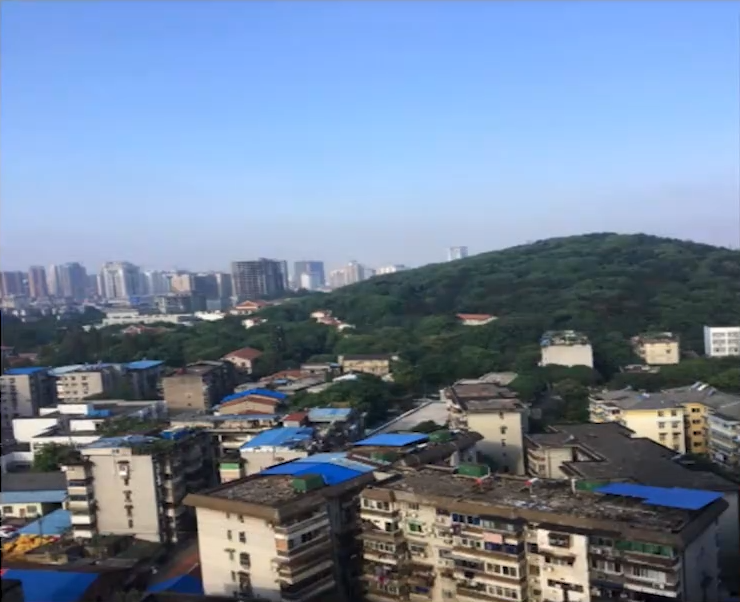
#> input picture assets/panorama_left.png, 740 x 602 px
$ python demo_image_stitch.py
#> lines starting #> are read from the running program, lines starting #| are printed output that depends on the picture
import cv2
import numpy as np

def get_homography(img1, img2):
    """
    计算两幅图像之间的单应性变换矩阵

    该函数使用SIFT特征检测和匹配来找到两幅图像之间的对应点，
    然后使用RANSAC算法计算单应性变换矩阵

    参数:
        img1: 第一幅输入图像
        img2: 第二幅输入图像

    返回值:
        H: 3x3的单应性变换矩阵，如果匹配点不足则返回None
    """
    # 创建特征转换对象
    # 通过特征转换对象获得特征点和描述子
    # 创建特征匹配器
    # 过滤特征, 找出有效的特征匹配点
    sift = cv2.SIFT_create()
    kp1, des1 = sift.detectAndCompute(img1, None)
    kp2, des2 = sift.detectAndCompute(img2, None)

    bf = cv2.BFMatcher()
    matches = bf.knnMatch(des1, des2, k=2)  # 选取最优的两个进行匹配
    print(matches)

    good = []
    for m1, m2 in matches:
        if m1.distance < 0.8 * m2.distance:
            good.append(m1)

    if len(good) >= 8:
        # [10 lines of commented-out code are left out]

        img1Pts = np.float32([kp1[m.queryIdx].pt for m in good]).reshape(-1, 1, 2)
        img2Pts = np.float32([kp2[m.trainIdx].pt for m in good]).reshape(-1, 1, 2)

        H, _ = cv2.findHomography(img1Pts, img2Pts, cv2.RANSAC, 5.0)

        return H

    else:
        print("Not enough matches are found - {}/{}".format(len(good), 8))
        return None


def warp_image(img1, img2, H):
    """
    将图片进行变换

    参数:
        img1: 输入图片
        img2: 输入图片
        H: 单应性矩阵

    返回值:
        img_warp: 变换后的图片
    """
    # 获得每张图片的角点
    # 对图片进行变化: 通过单应性矩阵进行旋转, 平移
    # 创建一张大图, 将变换后的图片和另一张图片融合在一起
    # 将结果输出
    h1, w1, _ = img1.shape
    h2, w2, _ = img2.shape
    img1Corners = np.float32([[0, 0], [0, h1], [w1, h1], [w1, 0]]).reshape(-1, 1, 2)
    img2Corners = np.float32([[0, 0], [0, h2], [w2, h2], [w2, 0]]).reshape(-1, 1, 2)

    img1_transform = cv2.perspectiveTransform(img1Corners, H)

    print(img1Corners)
    print(img2Corners)
    print(img1_transform)

    result_dims = np.concatenate((img2Corners, img1_transform), axis=0) # axis=0表示按行连接(横向), axis=1表示按列连接
    print(result_dims)

    [xmin, ymin] = np.int32(result_dims.min(axis=0).ravel() - 0.5)
    [xmax, ymax] = np.int32(result_dims.max(axis=0).ravel() + 0.5)
    print(xmin, ymin, xmax, ymax)

    # 构建齐次变换矩阵
    transform_array = np.array([[1, 0, abs(xmin)],
                                [0, 1, abs(ymin)],
                                [0, 0, 1]])
    result_img = cv2.warpPerspective(img1, transform_array.dot(H), (xmax - xmin, ymax - ymin))
    result_img[abs(ymin):h2 + abs(ymin), abs(xmin):w2 + abs(xmin)] = img2

    return result_img


# 图像拼接步骤
# 1. 读取图片, 并将图片设置为同样大小
# 2. 找特征点, 描述子, 计算单应性矩阵
# 3. 根据单应性矩阵对图像进行变换, 然后平移
# 4. 融合图像并输出显示

img_left = cv2.imread('assets/panorama_left.png')
#> img_left is the input picture: shape (602, 740, 3); mean B, G, R 155.1, 131.4, 114.2
img_right = cv2.imread('assets/panorama_right.png')
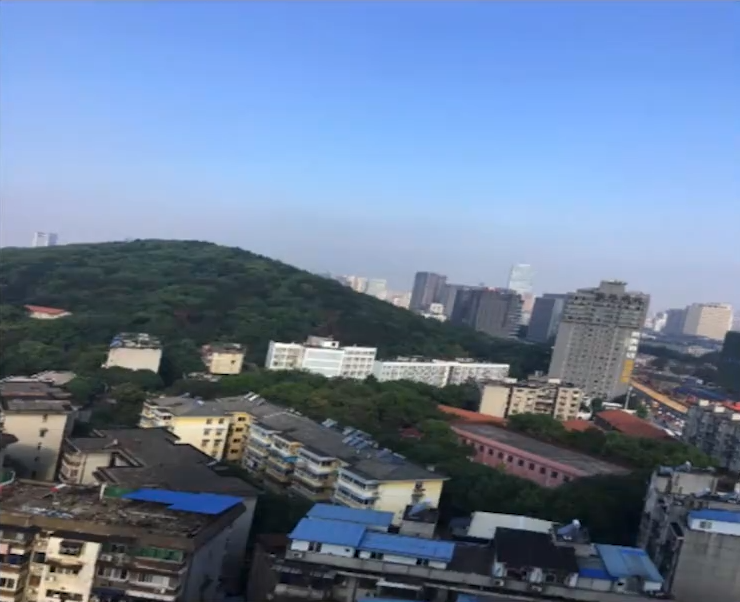
#> input picture assets/panorama_right.png, 740 x 602 px
#> img_right is the input picture: shape (602, 740, 3); mean B, G, R 153.3, 125, 105.6

print(img_left.shape)
#| (602, 740, 3)
h, w, _ = img_left.shape
#> h = 602; w = 740
img_right = cv2.resize(img_right, (w, h))

# 将左右水平拼接
inputs = np.hstack((img_left, img_right))
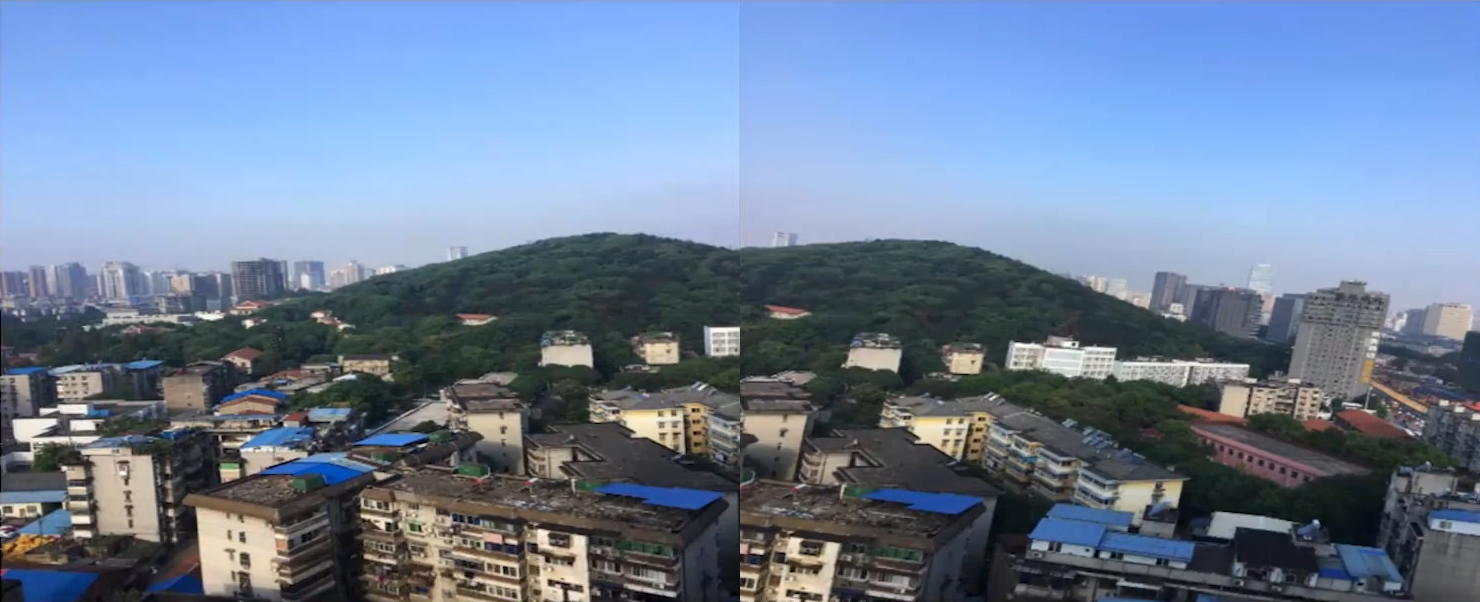
#> inputs: shape (602, 1480, 3); mean B, G, R 154.2, 128.2, 109.9
cv2.imshow('inputs', inputs)

H = get_homography(img_left, img_right)
#> in get_homography, `kp1, des1 = sift.detectAndCompute(img1, None)`: kp1 = 2834 keypoints; strongest (x, y, size): (249, 323, 5.5), (551, 583, 5), (85, 519, 6), (229, 472, 11.3)
#> in get_homography, `kp2, des2 = sift.detectAndCompute(img2, None)`: kp2 = 2194 keypoints; strongest (x, y, size): (49, 593, 5.1), (91, 550, 11), (21, 552, 4.2), (225, 362, 19.3)
#> in get_homography, `matches = bf.knnMatch(des1, des2, k=2)`: matches = 2834 matches
#> (printed output is left out)
#> after the loop in get_homography, `for m1, m2 in matches:`: good = 377 matches
#> in get_homography, `img1Pts = np.float32([kp1[m.queryIdx].pt for m in good]).reshape(-1, 1..`: img1Pts = 377 rows, first 8: [3.48, 397], [4.81, 309.5], [10.18, 428.5], [18.04, 583], [28.72, 461.8], [31.12, 558.1], [55.38, 388.6], [63.86, 306.9]
#> in get_homography, `img2Pts = np.float32([kp2[m.trainIdx].pt for m in good]).reshape(-1, 1..`: img2Pts = 377 rows, first 8: [381.7, 377], [209.2, 357.3], [264.8, 350], [60.76, 552.5], [266.4, 365], [377.6, 481.3], [520.3, 415.2], [681.6, 423.3]
#> in get_homography, `H, _ = cv2.findHomography(img1Pts, img2Pts, cv2.RANSAC, 5.0)`: H = [[1.6, -0.439, -554.3], [0.419, 1.42, -222.2], [0.000869, -0.00012, 1]]
img_warp = warp_image(img_left, img_right, H)
#> in warp_image, `img1_transform = cv2.perspectiveTransform(img1Corners, H)`: img1_transform = [[-554.3, -222.2], [-882.2, 682], [230.6, 600.2], [381.3, 53.41]]
#> in warp_image, `result_dims = np.concatenate((img2Corners, img1_transform), axis=0)`: result_dims = [[0, 0], [0, 602], [740, 602], [740, 0], [-554.3, -222.2], [-882.2, 682], [230.6, 600.2], [381.3, 53.41]]
#> in warp_image, `[xmin, ymin] = np.int32(result_dims.min(axis=0).ravel() - 0.5)`: xmin = -882; ymin = -222
#> in warp_image, `[xmax, ymax] = np.int32(result_dims.max(axis=0).ravel() + 0.5)`: xmax = 740; ymax = 682
#> in warp_image, `transform_array = np.array([[1, 0, abs(xmin)], [0, 1, abs(ymin)], [0, ..`: transform_array = [[1, 0, 882], [0, 1, 222], [0, 0, 1]]
#> in warp_image, `result_img = cv2.warpPerspective(img1, transform_array.dot(H), (xmax -..`:
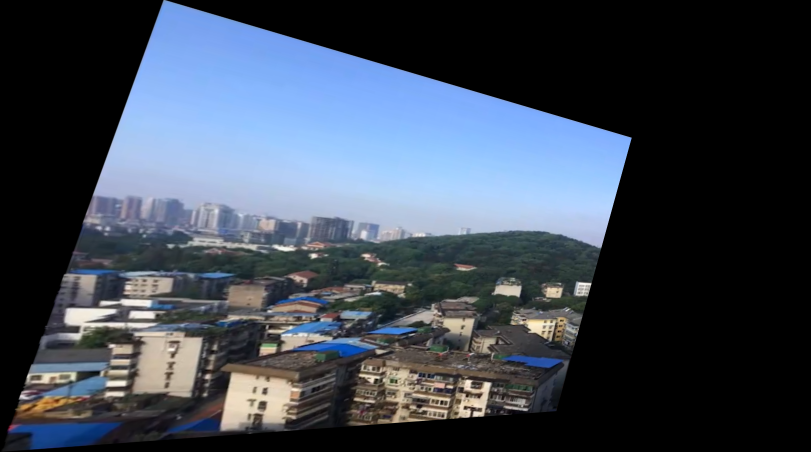
#> result_img: shape (904, 1622, 3) (shown at 1/2 size); mean B, G, R 81.1, 68.5, 60
#> in warp_image, `result_img[abs(ymin):h2 + abs(ymin), abs(xmin):w2 + abs(xmin)] = img2`:
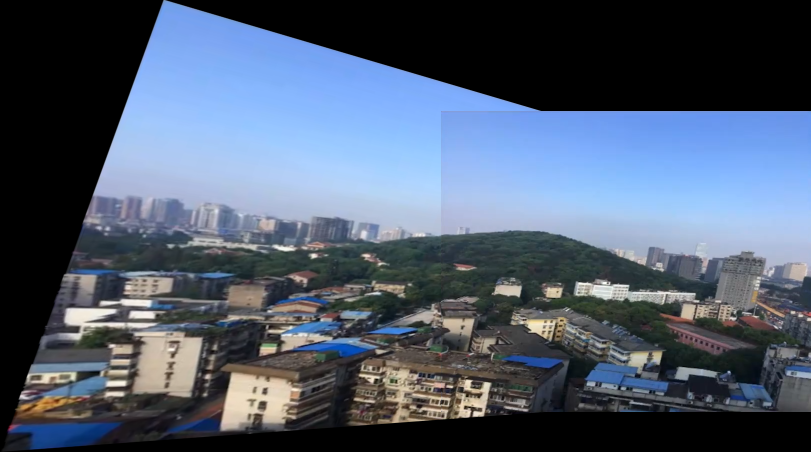
#> result_img: shape (904, 1622, 3) (shown at 1/2 size); mean B, G, R 108.1, 89.9, 77.9
cv2.imshow('img_warp', img_warp)

key = cv2.waitKey(0)
#> (key x is pressed here)
if(key & 0xFF ==ord('x')):
    print('exit')
    exit()
#> (the program exits here)
